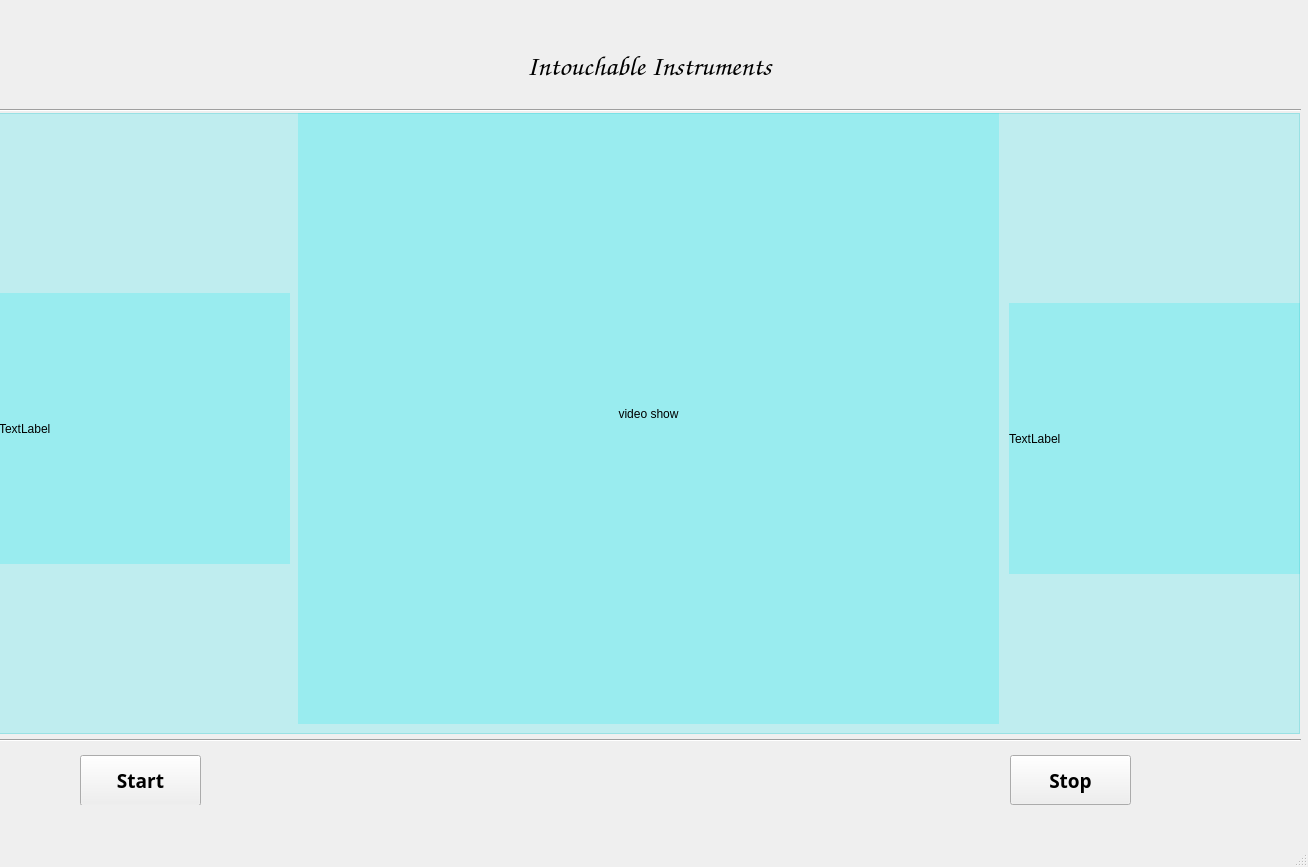
<?xml version="1.0" encoding="UTF-8"?>
<ui version="4.0">
 <class>MainWindow</class>
 <widget class="QMainWindow" name="MainWindow">
  <property name="geometry">
   <rect>
    <x>0</x>
    <y>0</y>
    <width>1308</width>
    <height>867</height>
   </rect>
  </property>
  <property name="windowTitle">
   <string>MainWindow</string>
  </property>
  <widget class="QWidget" name="centralwidget">
   <widget class="QWidget" name="widget_2" native="true">
    <property name="geometry">
     <rect>
      <x>-1</x>
      <y>32</y>
      <width>1301</width>
      <height>67</height>
     </rect>
    </property>
    <property name="maximumSize">
     <size>
      <width>16777215</width>
      <height>110</height>
     </size>
    </property>
    <layout class="QGridLayout" name="gridLayout_2">
     <item row="0" column="0">
      <widget class="QLabel" name="label_2">
       <property name="maximumSize">
        <size>
         <width>400</width>
         <height>110</height>
        </size>
       </property>
       <property name="font">
        <font>
         <family>Comic Sans MS</family>
         <pointsize>21</pointsize>
         <weight>75</weight>
         <bold>true</bold>
        </font>
       </property>
       <property name="text">
        <string>Intouchable Instruments</string>
       </property>
       <property name="alignment">
        <set>Qt::AlignCenter</set>
       </property>
      </widget>
     </item>
    </layout>
   </widget>
   <widget class="QFrame" name="frame_1">
    <property name="geometry">
     <rect>
      <x>-1</x>
      <y>113</y>
      <width>1301</width>
      <height>621</height>
     </rect>
    </property>
    <property name="maximumSize">
     <size>
      <width>16777215</width>
      <height>800</height>
     </size>
    </property>
    <property name="autoFillBackground">
     <bool>false</bool>
    </property>
    <property name="styleSheet">
     <string notr="true">background-color:rgba(0, 229, 238,0.2)</string>
    </property>
    <property name="frameShape">
     <enum>QFrame::StyledPanel</enum>
    </property>
    <property name="frameShadow">
     <enum>QFrame::Raised</enum>
    </property>
    <widget class="QLabel" name="label">
     <property name="geometry">
      <rect>
       <x>0</x>
       <y>180</y>
       <width>291</width>
       <height>271</height>
      </rect>
     </property>
     <property name="maximumSize">
      <size>
       <width>400</width>
       <height>400</height>
      </size>
     </property>
     <property name="text">
      <string>TextLabel</string>
     </property>
    </widget>
    <widget class="QLabel" name="label_video">
     <property name="geometry">
      <rect>
       <x>299</x>
       <y>-10</y>
       <width>701</width>
       <height>621</height>
      </rect>
     </property>
     <property name="maximumSize">
      <size>
       <width>800</width>
       <height>800</height>
      </size>
     </property>
     <property name="styleSheet">
      <string notr="true"/>
     </property>
     <property name="text">
      <string>video show</string>
     </property>
     <property name="alignment">
      <set>Qt::AlignCenter</set>
     </property>
    </widget>
    <widget class="QLabel" name="label_3">
     <property name="geometry">
      <rect>
       <x>1010</x>
       <y>190</y>
       <width>291</width>
       <height>271</height>
      </rect>
     </property>
     <property name="maximumSize">
      <size>
       <width>400</width>
       <height>400</height>
      </size>
     </property>
     <property name="text">
      <string>TextLabel</string>
     </property>
    </widget>
   </widget>
   <widget class="QWidget" name="widget" native="true">
    <property name="geometry">
     <rect>
      <x>0</x>
      <y>745</y>
      <width>1301</width>
      <height>60</height>
     </rect>
    </property>
    <property name="maximumSize">
     <size>
      <width>16777215</width>
      <height>60</height>
     </size>
    </property>
    <widget class="QPushButton" name="pushButton">
     <property name="geometry">
      <rect>
       <x>80</x>
       <y>10</y>
       <width>121</width>
       <height>51</height>
      </rect>
     </property>
     <property name="maximumSize">
      <size>
       <width>200</width>
       <height>60</height>
      </size>
     </property>
     <property name="font">
      <font>
       <family>Bahnschrift</family>
       <pointsize>14</pointsize>
       <weight>75</weight>
       <bold>true</bold>
      </font>
     </property>
     <property name="styleSheet">
      <string notr="true"/>
     </property>
     <property name="text">
      <string>Start</string>
     </property>
    </widget>
    <widget class="QPushButton" name="pushButton_2">
     <property name="geometry">
      <rect>
       <x>1010</x>
       <y>10</y>
       <width>121</width>
       <height>50</height>
      </rect>
     </property>
     <property name="maximumSize">
      <size>
       <width>16777215</width>
       <height>50</height>
      </size>
     </property>
     <property name="font">
      <font>
       <family>Bahnschrift</family>
       <pointsize>14</pointsize>
       <weight>75</weight>
       <bold>true</bold>
      </font>
     </property>
     <property name="styleSheet">
      <string notr="true"/>
     </property>
     <property name="text">
      <string>Stop</string>
     </property>
    </widget>
   </widget>
   <widget class="Line" name="line_2">
    <property name="geometry">
     <rect>
      <x>0</x>
      <y>100</y>
      <width>1301</width>
      <height>20</height>
     </rect>
    </property>
    <property name="orientation">
     <enum>Qt::Horizontal</enum>
    </property>
   </widget>
   <widget class="Line" name="line_3">
    <property name="geometry">
     <rect>
      <x>0</x>
      <y>730</y>
      <width>1301</width>
      <height>20</height>
     </rect>
    </property>
    <property name="orientation">
     <enum>Qt::Horizontal</enum>
    </property>
   </widget>
  </widget>
  <widget class="QMenuBar" name="menubar">
   <property name="geometry">
    <rect>
     <x>0</x>
     <y>0</y>
     <width>1308</width>
     <height>26</height>
    </rect>
   </property>
  </widget>
  <widget class="QStatusBar" name="statusbar"/>
 </widget>
 <resources/>
 <connections/>
</ui>
